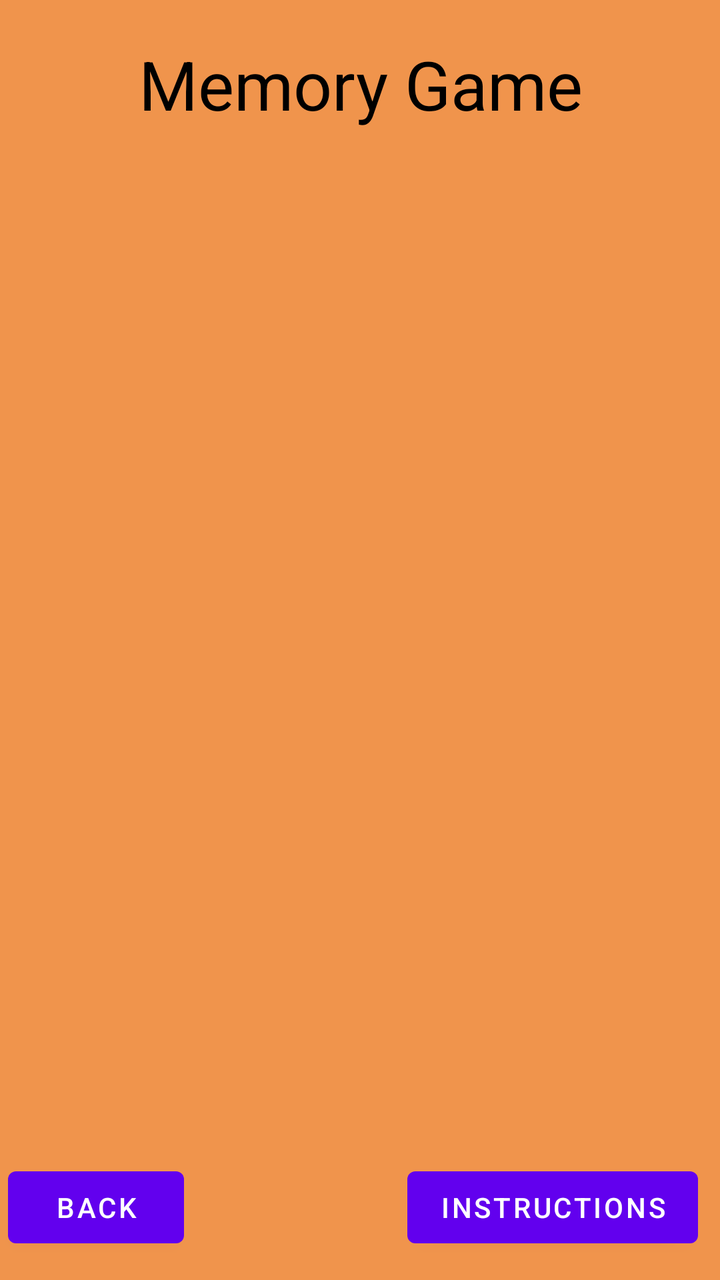
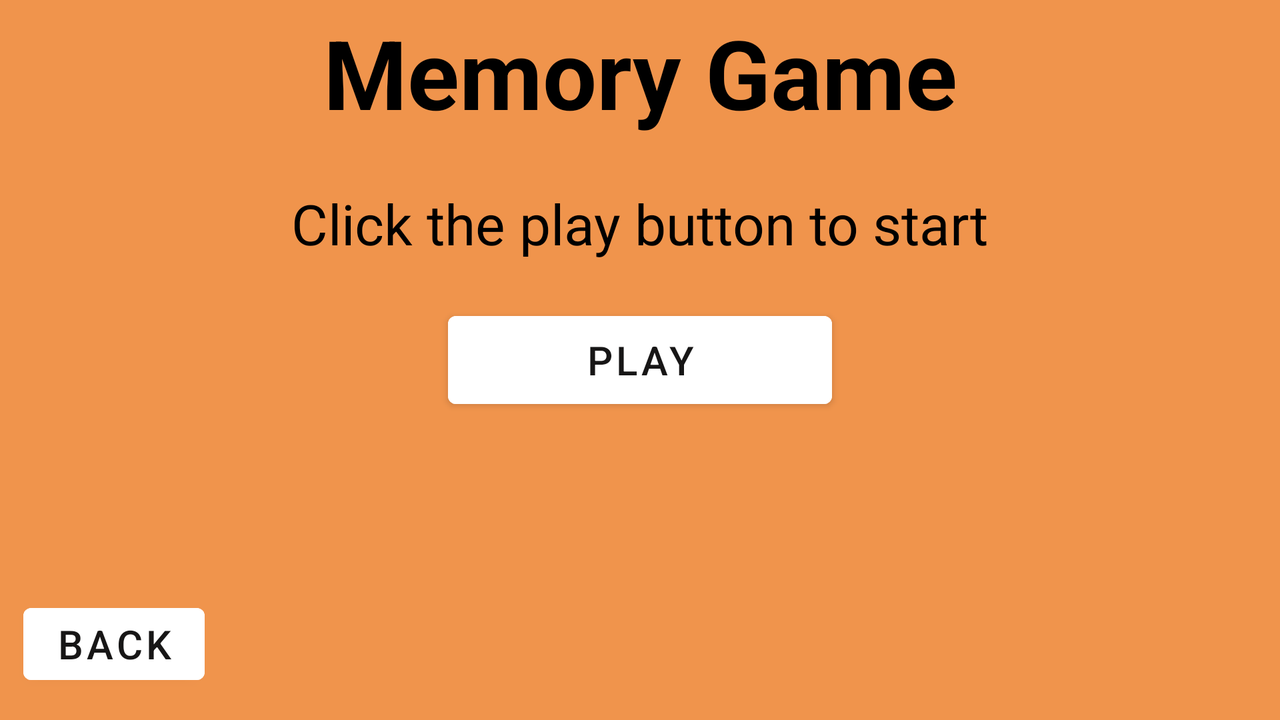

The same Android screen from two of the app's own layout files: first res/layout/ as a phone draws it, then the repository's variant for another configuration, drawn on a device whose configuration selects that folder. Both files follow.
<!-- AndroidManifest.xml: application theme Theme.RNG -->
<!-- res/layout/memory_game_page.xml -->
<?xml version="1.0" encoding="utf-8"?>
<androidx.constraintlayout.widget.ConstraintLayout
    xmlns:android="http://schemas.android.com/apk/res/android"
    xmlns:app="http://schemas.android.com/apk/res-auto"
    xmlns:tools="http://schemas.android.com/tools"
    android:layout_width="match_parent"
    android:layout_height="match_parent"
    android:background="@color/Background">


    <TextView
        android:id="@+id/stageTxt"
        android:layout_width="275dp"
        android:layout_height="24dp"
        android:textAlignment="center"
        android:textColor="@color/Black"
        app:layout_constraintBottom_toBottomOf="parent"
        app:layout_constraintEnd_toEndOf="parent"
        app:layout_constraintStart_toStartOf="parent"
        app:layout_constraintTop_toTopOf="parent"
        app:layout_constraintVertical_bias="0.14" />

    <TextView
        android:id="@+id/livesTxt"
        android:layout_width="275dp"
        android:layout_height="24dp"
        android:textColor="@color/Black"
        android:textAlignment="center"
        app:layout_constraintBottom_toBottomOf="parent"
        app:layout_constraintEnd_toEndOf="parent"
        app:layout_constraintStart_toStartOf="parent"
        app:layout_constraintTop_toTopOf="parent"
        app:layout_constraintVertical_bias="0.11" />

    <TextView
        android:id="@+id/memory_game_title"
        android:layout_width="251dp"
        android:layout_height="55dp"
        android:text="Memory Game"
        android:textAlignment="center"
        android:textColor="@color/Black"
        android:textSize="34sp"
        app:layout_constraintBottom_toBottomOf="parent"
        app:layout_constraintEnd_toEndOf="parent"
        app:layout_constraintStart_toStartOf="parent"
        app:layout_constraintTop_toTopOf="parent"
        app:layout_constraintVertical_bias="0.033"
        tools:ignore="HardcodedText" />

    <TableLayout
        android:id="@+id/tableGrid"
        android:layout_width="374dp"
        android:layout_height="452dp"
        android:layout_marginVertical="5dp"
        android:stretchColumns="*"
        app:layout_constraintBottom_toBottomOf="parent"
        app:layout_constraintEnd_toEndOf="parent"
        app:layout_constraintStart_toStartOf="parent"
        app:layout_constraintTop_toTopOf="parent">

    </TableLayout>

    <Button
        android:id="@+id/backButton"
        android:layout_width="wrap_content"
        android:layout_height="wrap_content"
        android:text="Back"
        app:layout_constraintBottom_toBottomOf="parent"
        app:layout_constraintEnd_toEndOf="parent"
        app:layout_constraintHorizontal_bias="0.015"
        app:layout_constraintStart_toStartOf="parent"
        app:layout_constraintTop_toTopOf="parent"
        app:layout_constraintVertical_bias="0.979" />

    <Button
        android:id="@+id/instructionsBtn"
        android:layout_width="wrap_content"
        android:layout_height="wrap_content"
        android:layout_weight="1"
        android:text="Instructions"
        app:layout_constraintBottom_toBottomOf="parent"
        app:layout_constraintEnd_toEndOf="parent"
        app:layout_constraintHorizontal_bias="0.949"
        app:layout_constraintStart_toStartOf="parent"
        app:layout_constraintTop_toTopOf="parent"
        app:layout_constraintVertical_bias="0.979" />

    <LinearLayout
        android:id="@+id/endGame"
        android:layout_width="369dp"
        android:layout_height="92dp"
        android:background = "@color/White"
        android:orientation="vertical"
        android:visibility="invisible"
        app:layout_constraintBottom_toBottomOf="parent"
        app:layout_constraintEnd_toEndOf="parent"
        app:layout_constraintStart_toStartOf="parent"
        app:layout_constraintTop_toTopOf="parent">

        <TextView
            android:id="@+id/gameOverTxt"
            android:layout_width="match_parent"
            android:layout_height="wrap_content"
            android:text="Game Over"
            android:textAlignment="center"
            android:textSize="24sp" />

        <TextView
            android:id="@+id/stagesClearedTxt"
            android:layout_width="match_parent"
            android:layout_height="wrap_content"
            android:textAlignment="center"
            android:textSize="20sp" />

        <Button
            android:id="@+id/returnButton"
            android:backgroundTint="@android:color/black"
            android:textColor="@color/White"
            android:textSize="20sp"
            android:layout_width="match_parent"
            android:layout_height="wrap_content"
            android:text="Return To Memory Game Page" />

    </LinearLayout>

</androidx.constraintlayout.widget.ConstraintLayout>
<!-- resources referenced by this layout -->
<resources>
  <color name="Background">#f0944c</color>
  <color name="Black">#000000</color>
  <color name="White">#FFFFFF</color>
  <style name="Theme.RNG" parent="Theme.MaterialComponents.DayNight.DarkActionBar">
          
          <item name="colorPrimary">@color/purple_500</item>
          <item name="colorPrimaryVariant">@color/purple_700</item>
          <item name="colorOnPrimary">@color/white</item>
          
          <item name="colorSecondary">@color/teal_200</item>
          <item name="colorSecondaryVariant">@color/teal_700</item>
          <item name="colorOnSecondary">@color/black</item>
          
          <item name="android:statusBarColor" tools:targetApi="l">?attr/colorPrimaryVariant</item>
          
      </style>
  <color name="purple_500">#FF6200EE</color>
  <color name="purple_700">#FF3700B3</color>
  <color name="white">#FFFFFFFF</color>
  <color name="teal_200">#FF03DAC5</color>
  <color name="teal_700">#FF018786</color>
  <color name="black">#FF000000</color>
</resources>
<!-- res/layout-land/memory_game_page.xml (the repository's variant of the layout above) -->
<!-- drawn on the phone turned sideways -->
<?xml version="1.0" encoding="utf-8"?>
<androidx.constraintlayout.widget.ConstraintLayout xmlns:android="http://schemas.android.com/apk/res/android"
    xmlns:app="http://schemas.android.com/apk/res-auto"
    xmlns:tools="http://schemas.android.com/tools"
    android:layout_width="match_parent"
    android:layout_height="match_parent"
    android:background="@color/Background">

    <TextView
        android:id="@+id/stageTxt"
        android:layout_width="300dp"
        android:layout_height="40dp"
        android:textAlignment="center"
        android:textColor="@color/Black"
        android:textSize="25sp"
        app:layout_constraintBottom_toTopOf="@+id/tableGrid"
        app:layout_constraintEnd_toEndOf="parent"
        app:layout_constraintHorizontal_bias="0.498"
        app:layout_constraintStart_toStartOf="parent"
        app:layout_constraintTop_toBottomOf="@+id/livesTxt"
        app:layout_constraintVertical_bias="0.0" />

    <TextView
        android:id="@+id/livesTxt"
        android:layout_width="300dp"
        android:layout_height="40dp"
        android:textAlignment="center"
        android:textColor="@color/Black"
        android:textSize="25sp"
        app:layout_constraintBottom_toBottomOf="parent"
        app:layout_constraintEnd_toEndOf="parent"
        app:layout_constraintHorizontal_bias="0.498"
        app:layout_constraintStart_toStartOf="parent"
        app:layout_constraintTop_toBottomOf="@+id/memory_game_title"
        app:layout_constraintVertical_bias="0.0" />

    <TextView
        android:id="@+id/memory_game_title"
        android:layout_width="622dp"
        android:layout_height="70dp"
        android:text="Memory Game"
        android:textAlignment="center"
        android:textColor="@color/Black"
        android:textSize="48sp"
        android:textStyle="bold"
        app:layout_constraintBottom_toBottomOf="parent"
        app:layout_constraintEnd_toEndOf="parent"
        app:layout_constraintStart_toStartOf="parent"
        app:layout_constraintTop_toTopOf="parent"
        app:layout_constraintVertical_bias="0.014" />

    <TableLayout
        android:id="@+id/tableGrid"
        android:layout_width="398dp"
        android:layout_height="233dp"
        android:stretchColumns="*"
        app:layout_constraintBottom_toBottomOf="parent"
        app:layout_constraintEnd_toEndOf="parent"
        app:layout_constraintStart_toStartOf="parent"
        app:layout_constraintTop_toTopOf="parent"
        app:layout_constraintVertical_bias="0.899">

    </TableLayout>

    <Button
        android:id="@+id/backButton"
        android:layout_width="wrap_content"
        android:layout_height="wrap_content"
        android:text="Back"
        android:backgroundTint="@android:color/white"
        android:textColor="#171616"
        android:textSize="20sp"
        app:layout_constraintBottom_toBottomOf="parent"
        app:layout_constraintEnd_toEndOf="parent"
        app:layout_constraintHorizontal_bias="0.021"
        app:layout_constraintStart_toStartOf="parent"
        app:layout_constraintTop_toTopOf="parent"
        app:layout_constraintVertical_bias="0.955" />

    <LinearLayout
        android:id="@+id/endGame"
        android:layout_width="560dp"
        android:layout_height="100dp"
        android:background = "@color/White"
        android:orientation="vertical"
        android:visibility="invisible"
        app:layout_constraintBottom_toBottomOf="parent"
        app:layout_constraintEnd_toEndOf="parent"
        app:layout_constraintStart_toStartOf="parent"
        app:layout_constraintTop_toTopOf="parent">

        <TextView
            android:id="@+id/gameOverTxt"
            android:layout_width="match_parent"
            android:layout_height="wrap_content"
            android:text="Game Over"
            android:textAlignment="center"
            android:textSize="24sp" />

        <TextView
            android:id="@+id/stagesClearedTxt"
            android:layout_width="match_parent"
            android:layout_height="wrap_content"
            android:textAlignment="center"
            android:textSize="20sp" />

        <Button
            android:id="@+id/returnButton"
            android:backgroundTint="@android:color/black"
            android:textColor="@color/White"
            android:textSize="20sp"
            android:layout_width="match_parent"
            android:layout_height="wrap_content"
            android:text="Return To Memory Game Page" />

    </LinearLayout>

    <Button
        android:id="@+id/playButtonMem"
        android:layout_width="192dp"
        android:layout_height="56dp"
        android:backgroundTint="@android:color/white"
        android:text="Play"
        android:textColor="#171616"
        android:textSize="20sp"
        app:layout_constraintBottom_toBottomOf="parent"
        app:layout_constraintEnd_toEndOf="parent"
        app:layout_constraintStart_toStartOf="parent"
        app:layout_constraintTop_toTopOf="parent" />

    <TextView
        android:id="@+id/playTextMem"
        android:layout_width="442dp"
        android:layout_height="70dp"
        android:text="Click the play button to start"
        android:textAlignment="center"
        android:textColor="@color/Black"
        android:textSize="28sp"
        app:layout_constraintBottom_toBottomOf="parent"
        app:layout_constraintEnd_toEndOf="parent"
        app:layout_constraintHorizontal_bias="0.499"
        app:layout_constraintStart_toStartOf="parent"
        app:layout_constraintTop_toTopOf="parent"
        app:layout_constraintVertical_bias="0.321" />


</androidx.constraintlayout.widget.ConstraintLayout>
